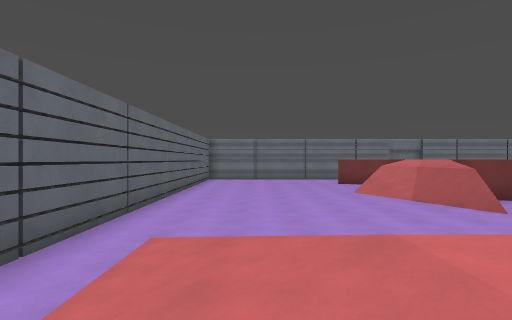
view 1 (above)

15 first-person views from a walk through a level from a Godot 3-D game. The camera is 1.3 m above the floor, looks level and sees 80° across. The floor is counted in squares, 2.08 m on a side. Each view is taken from the middle of a square. On the plan, view 1 faces up. The plan holds only what a view shows up to about 9 squares ahead; the rest is blank. Surface patterns are stand-ins for the level's own textures.

view 2
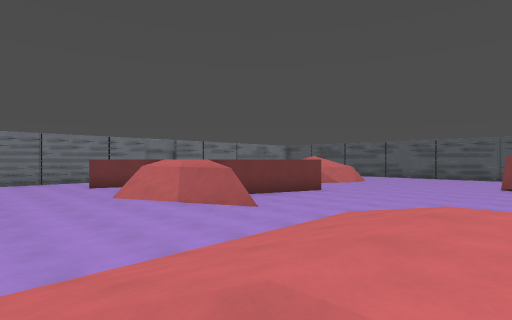

view 3
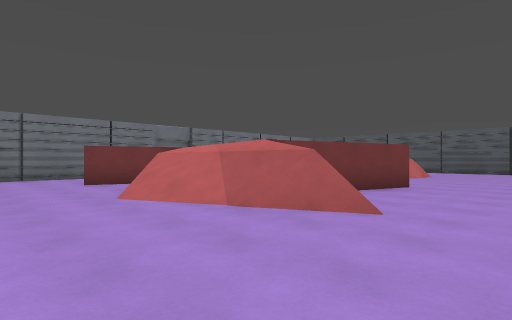

view 4
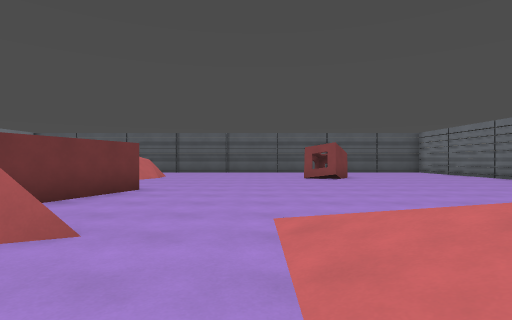

view 5
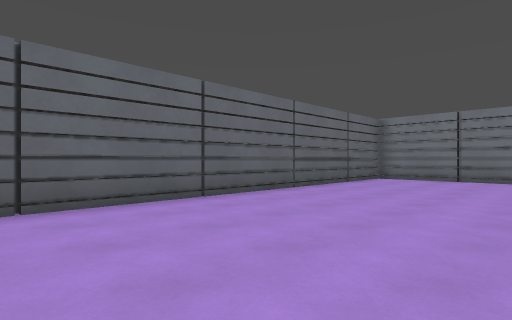

view 6
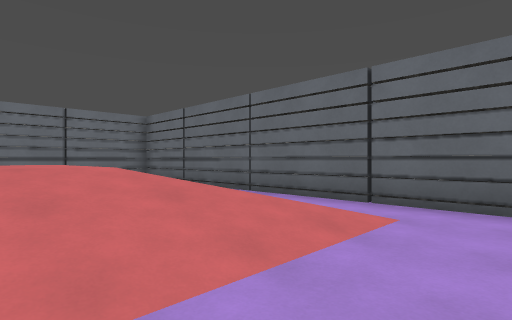

view 7
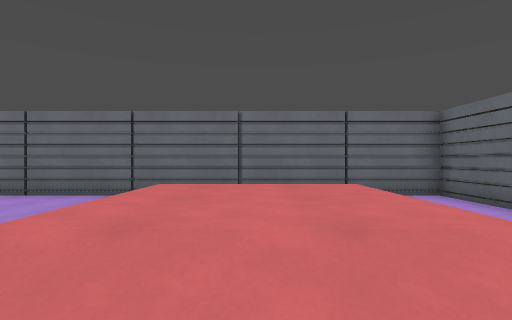

view 8
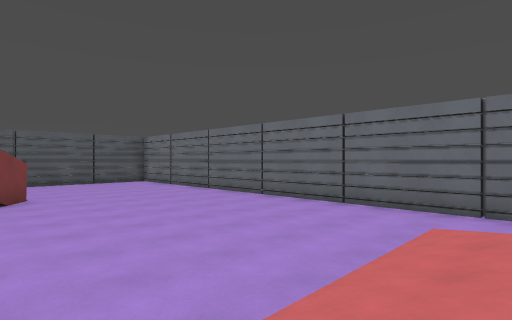

view 9
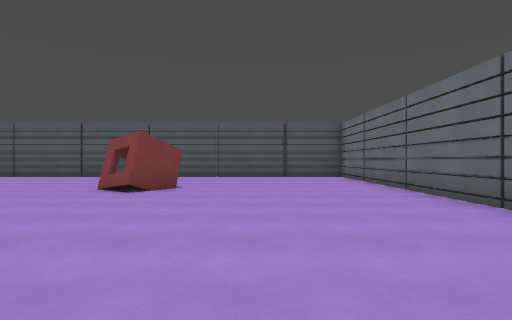

view 10
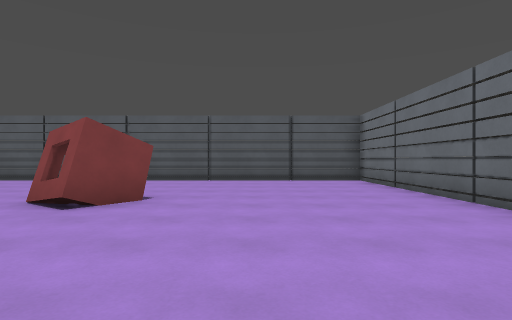

view 11
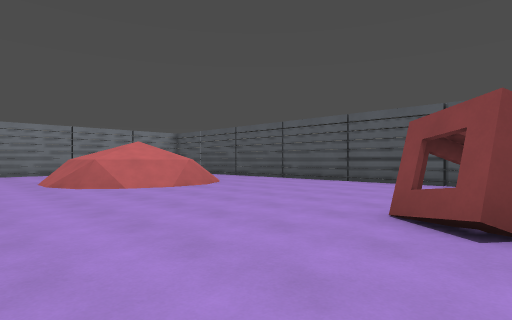

view 12
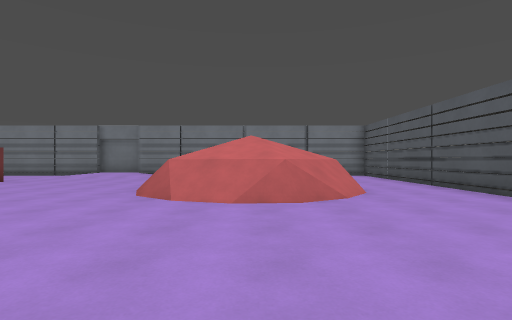

view 13
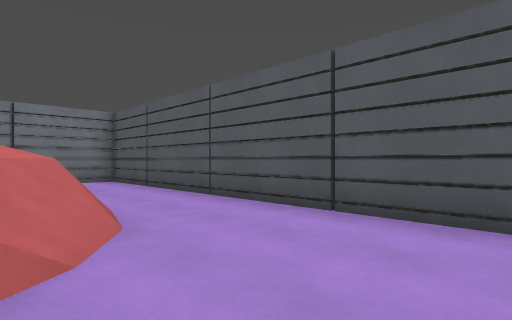

view 14
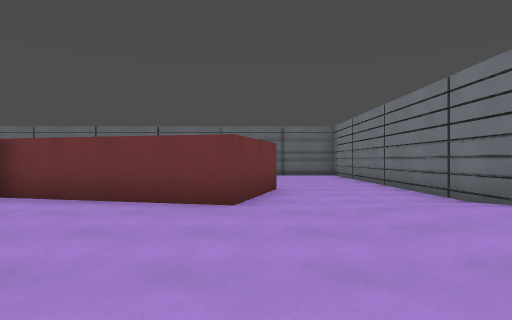

view 15
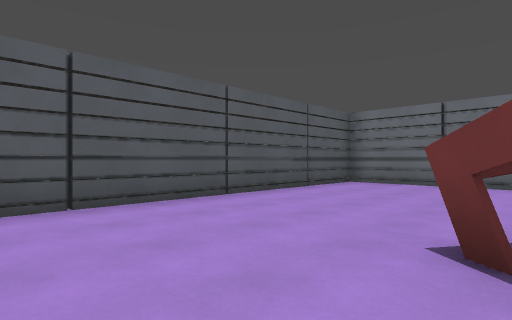

### Floor plan
Key: @ floor where view 1 was taken; # wall or solid block; . main floor; : floor 0.25 m higher than the main floor; + floor 1.25 m higher than the main floor; / step, stairs or slope; = window, fence, low wall or low ledge.
Columns run from 3 left of view 1 to 18 right of it. Each row starts with its distance up from view 1.
 16   ########         ###
 15   .......::         .#
 14  ........:::       ..#
 13 #............      ..#
 12 #......##......    ..#
 11 #.......#.....=    ..#
 10 #......//.....////=..#
  9 #.....///.....=////..#
  8 #....../=.  ..///=...#
  7 #......=####.........#
  6 #.......#............#
  5 #....................#
  4 #....................#
  3 #.///////............#
  2 #.////// ......##....#
  1 #.//+++ /.......#....#
  0 #  @+++//............#
 -1 #.  /////............#
 -2 #.     //............#
 -3 #.     ..............#
 -4 #....................#
 -5 ######################

Where each view was taken, in squares from view 1:
view 1: 0 up, 0 right, facing up
view 2: 1 up, 0 right, facing up-right
view 3: 4 up, 1 right, facing up-right
view 4: 4 up, 2 right, facing right
view 5: 5 up, 2 right, facing up-left
view 6: 5 up, 2 right, facing down-left
view 7: 3 up, 2 right, facing down
view 8: 2 up, 4 right, facing down-right
view 9: 1 down, 6 right, facing right
view 10: 1 down, 8 right, facing right
view 11: 1 up, 9 right, facing up-right
view 12: 3 up, 13 right, facing up
view 13: 6 up, 14 right, facing up-right
view 14: 12 up, 10 right, facing left
view 15: 4 up, 13 right, facing down-right
